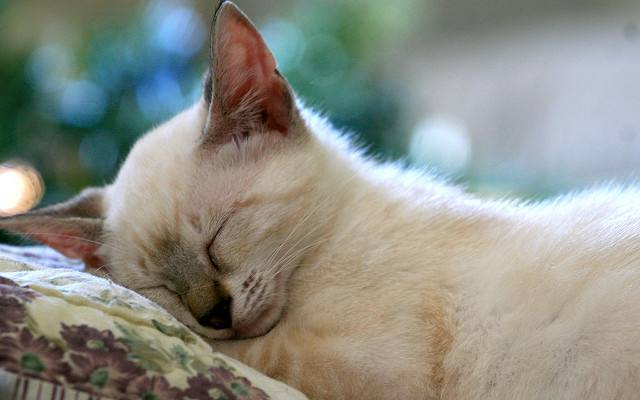
#> input picture lecture1/pynp/cat.jpg, 640 x 400 px
$ python scipy_image_operations.py   (Python 2 division)   (older library calls are emulated)
#> lines starting #> are read from the running program, lines starting #| are printed output that depends on the picture
#!python27
from scipy.misc import imread, imsave, imresize
#import imread wrong
# You might need to install PIL or Pillow.
img = imread('cat.jpg')
#> img is the input picture: shape (400, 640, 3); mean R, G, B 140.5, 142.3, 133.6
print "dtype:",img.dtype, "shape:",img.shape
#| dtype: uint8 shape: (400, 640, 3)

print img
#> (printed output is left out)
# We can tint the image by scaling each of the color channels
# by a different scalar constant. The image has shape (400, 248, 3);
# we multiply it by the array [1, 0.95, 0.9] of shape (3,);
# numpy broadcasting means that this leaves the red channel unchanged,
# and multiplies the green and blue channels by 0.95 and 0.9
# respectively
img_tinted = img * [1, 0.95, 0.9]
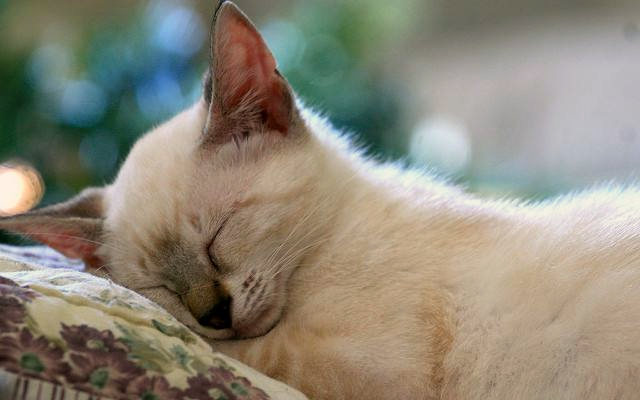
#> img_tinted: shape (400, 640, 3) float64; mean R, G, B 140.5, 135.2, 120.3
print img_tinted
#> (printed output is left out)
# Resize the tinted image to be 200 by 200 pixels.
img_tinted = imresize(img_tinted,(200,200))
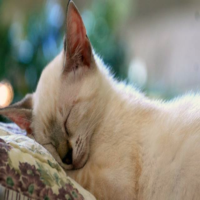
#> img_tinted: shape (200, 200, 3); mean R, G, B 140.6, 135.2, 120.4
imsave('cat_tinted.jpg',img_tinted)
